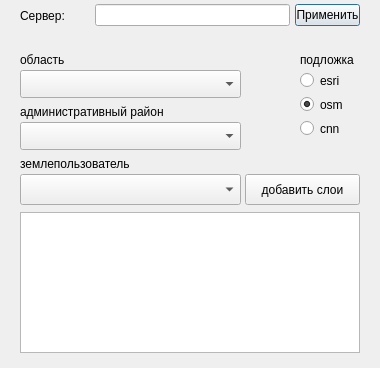
<?xml version="1.0" encoding="UTF-8"?>
<ui version="4.0">
 <class>pikurrDialogBase</class>
 <widget class="QDialog" name="pikurrDialogBase">
  <property name="enabled">
   <bool>true</bool>
  </property>
  <property name="geometry">
   <rect>
    <x>0</x>
    <y>0</y>
    <width>380</width>
    <height>368</height>
   </rect>
  </property>
  <property name="sizePolicy">
   <sizepolicy hsizetype="Fixed" vsizetype="Fixed">
    <horstretch>0</horstretch>
    <verstretch>0</verstretch>
   </sizepolicy>
  </property>
  <property name="windowTitle">
   <string>pikurr</string>
  </property>

  <!-- round47, блок A1.2: адрес сервера — настройка, не угадывание.
       По умолчанию заполняется прод-адресом (pikurr.py), можно
       переопределить для локальной разработки; значение хранится в
       QSettings между запусками QGIS (geoserver_client.py). -->
  <widget class="QLabel" name="labelServer">
   <property name="geometry">
    <rect>
     <x>20</x>
     <y>6</y>
     <width>75</width>
     <height>20</height>
    </rect>
   </property>
   <property name="text">
    <string>Сервер:</string>
   </property>
  </widget>
  <widget class="QLineEdit" name="serverUrlEdit">
   <property name="geometry">
    <rect>
     <x>95</x>
     <y>4</y>
     <width>195</width>
     <height>22</height>
    </rect>
   </property>
  </widget>
  <widget class="QPushButton" name="serverApplyButton">
   <property name="geometry">
    <rect>
     <x>295</x>
     <y>4</y>
     <width>65</width>
     <height>22</height>
    </rect>
   </property>
   <property name="text">
    <string>Применить</string>
   </property>
  </widget>
  <widget class="QLabel" name="serverStatusLabel">
   <property name="geometry">
    <rect>
     <x>20</x>
     <y>28</y>
     <width>340</width>
     <height>16</height>
    </rect>
   </property>
   <property name="text">
    <string></string>
   </property>
   <property name="wordWrap">
    <bool>false</bool>
   </property>
  </widget>

  <!-- round47, блок A2.3: уровень «область» добавлен над районом. -->
  <widget class="QLabel" name="labelOblast">
   <property name="geometry">
    <rect>
     <x>20</x>
     <y>52</y>
     <width>171</width>
     <height>16</height>
    </rect>
   </property>
   <property name="text">
    <string>область</string>
   </property>
  </widget>
  <widget class="QComboBox" name="comboOblast">
   <property name="geometry">
    <rect>
     <x>20</x>
     <y>70</y>
     <width>221</width>
     <height>28</height>
    </rect>
   </property>
  </widget>

  <widget class="QLabel" name="label_5">
   <property name="geometry">
    <rect>
     <x>20</x>
     <y>104</y>
     <width>171</width>
     <height>16</height>
    </rect>
   </property>
   <property name="text">
    <string>административный район</string>
   </property>
  </widget>
  <widget class="QComboBox" name="comboDistr">
   <property name="geometry">
    <rect>
     <x>20</x>
     <y>122</y>
     <width>221</width>
     <height>28</height>
    </rect>
   </property>
  </widget>

  <widget class="QLabel" name="label">
   <property name="geometry">
    <rect>
     <x>20</x>
     <y>156</y>
     <width>171</width>
     <height>16</height>
    </rect>
   </property>
   <property name="text">
    <string>землепользователь</string>
   </property>
  </widget>
  <widget class="QComboBox" name="comboUsers">
   <property name="geometry">
    <rect>
     <x>20</x>
     <y>174</y>
     <width>221</width>
     <height>31</height>
    </rect>
   </property>
  </widget>
  <widget class="QPushButton" name="addvecButton">
   <property name="geometry">
    <rect>
     <x>245</x>
     <y>174</y>
     <width>115</width>
     <height>31</height>
    </rect>
   </property>
   <property name="text">
    <string>добавить слои</string>
   </property>
  </widget>

  <widget class="QLabel" name="label_2">
   <property name="geometry">
    <rect>
     <x>300</x>
     <y>52</y>
     <width>68</width>
     <height>16</height>
    </rect>
   </property>
   <property name="text">
    <string>подложка</string>
   </property>
  </widget>
  <widget class="QRadioButton" name="esriButton">
   <property name="enabled">
    <bool>true</bool>
   </property>
   <property name="geometry">
    <rect>
     <x>300</x>
     <y>70</y>
     <width>61</width>
     <height>21</height>
    </rect>
   </property>
   <property name="text">
    <string>esri</string>
   </property>
   <property name="checked">
    <bool>false</bool>
   </property>
   <attribute name="buttonGroup">
    <string notr="true">buttonGroup</string>
   </attribute>
  </widget>
  <widget class="QRadioButton" name="osmButton">
   <property name="enabled">
    <bool>true</bool>
   </property>
   <property name="geometry">
    <rect>
     <x>300</x>
     <y>94</y>
     <width>61</width>
     <height>21</height>
    </rect>
   </property>
   <property name="text">
    <string>osm</string>
   </property>
   <property name="checked">
    <bool>true</bool>
   </property>
   <attribute name="buttonGroup">
    <string notr="true">buttonGroup</string>
   </attribute>
  </widget>
  <widget class="QRadioButton" name="baseButton">
   <property name="enabled">
    <bool>true</bool>
   </property>
   <property name="geometry">
    <rect>
     <x>300</x>
     <y>118</y>
     <width>61</width>
     <height>21</height>
    </rect>
   </property>
   <property name="text">
    <string>cnn</string>
   </property>
   <property name="checked">
    <bool>false</bool>
   </property>
   <attribute name="buttonGroup">
    <string notr="true">buttonGroup</string>
   </attribute>
  </widget>

  <widget class="QTextBrowser" name="textBrowser">
   <property name="geometry">
    <rect>
     <x>20</x>
     <y>212</y>
     <width>340</width>
     <height>141</height>
    </rect>
   </property>
  </widget>
 </widget>
 <resources/>
 <connections/>
 <buttongroups>
  <buttongroup name="buttonGroup"/>
 </buttongroups>
</ui>
